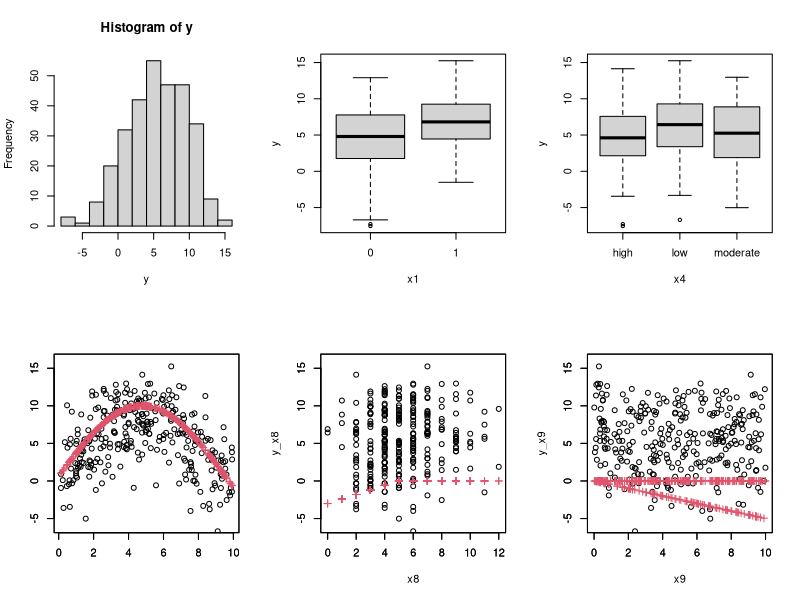

The R source for this figure:
###########################################################################
#
#  Masahiro Ryo and Matthias C. Rillig. 2017. 
#  Statistically-reinforced machine learning for 
#  nonlinear patterns and variable interactions. Ecosphere.
#    Source: https://github.com/masahiroryo/R_Statistically-rainforced-machine-learning
#
###########################################################################
#
# To generate an artifical dataset
#   1. To generate binary, categorical, and numeric variables (predictors)
#   2. To generate a response variable based on the predictors
#
#   INPUT: some numbers specified in section 1.1
#   OUTPUT: "data_example.csv" (This data is used in 'SML_application.R')
#
###########################################################################


###-------------------------------------------------------------------------
### 1. To generate binary, categorical, and numeric variables (predictors)
###-------------------------------------------------------------------------

## 1.1. Settings of data sizes 
  n = 300               # sample size (the study tried 100, 200, 300)
  n.bi = 3              # number of binary predictors
  n.ca = 3              # number of categorical predictors
  n.nu = 10             # number of numeric predictors
  NA_ratio = 0.0       # proportion of NA for each predictors (we did not include NA)
  seed = 1              # number for set.seed for random number generation

## 1.2. binary data generation 
  for(i in c(1:n.bi)){
    set.seed(seed+2*i)  # changing random seed
    p = rnorm(1,mean=0.5,sd=0.1) # a probability for binomial dist.
    set.seed(seed+2*i)  
    eval(parse(text=paste("x",i, " = rbinom(",n,",","1,",p,")",sep=""))) # e.g. x1=rbinom(300,1,0.4)
  }


## 1.3. categorical data generation
  cat.type = list(c("high","moderate","low"),c("A","B","C","D"), 
                  c("c1","c2","c3","c4","c5"))  # representing 3, 4 & 5 classes
  set.seed(seed)
  ca.n = sample(c(1:length(cat.type)),n.ca,replace=T) # selecting ones from the category types
  for(i in c(1:n.ca)){
    c.num = length(cat.type[[ca.n[i]]])
    set.seed(seed+i)  
    weight = rnorm(c.num,mean=1/c.num,sd=0.1/c.num) # random weight generation for selecting each category
    weight = weight/sum(weight)                     # summed weight=1 (e.g., proportion = c(0.2, 0.5, 0.3))
    eval(parse(text=paste("x",i+n.bi,"=sample(cat.type[[ca.n[i]]],n,prob=weight, replace=T)",sep=""))) # taking sample randomly with the determined proportions
    eval(parse(text=paste("x",i+n.bi,"=as.factor(x",i+n.bi, ")",sep="")))
  }


## 1.4. numeric data generation
  prob.dist = c("runif","rnorm","rpois")                  # probability distributional types
  prob.para = c("min=0,max=10","mean=10,sd=3","lambda=5") # parameters for the types
  set.seed(seed)
  nu.type = sample(c(1:length(prob.dist)),n.nu,replace=T) # selecting ones from the prob.dist types
  
  for(i in c(1:n.nu)){
    eval(parse(text=paste("x",i+n.ca+n.bi, "=", prob.dist[nu.type[i]],    #e.g. x8=rpois(300,lambda=5)
                          "(n,",prob.para[nu.type[i]],")", sep="")))    
    eval(parse(text=paste("round(x",i+n.ca+n.bi, ", digits=2)", sep=""))) #e.g. 1.4310798712 -> 1.43   
  }
  


###-------------------------------------------------------------------------
### 2.To generate a response variable based on the predictors
###-------------------------------------------------------------------------

## 2.1. creating individual associations between predictors and a response
# unimodal peak (x7)
  y_x7 = numeric(n)
  y_x7 = 10*cos(pi*(x7-median(x7))/max(x7))

# linear with a threshold (x8)
  y_x8 = numeric(n)
  y_x8[which(x8<=median(x8))] = y_x8[which(x8<=median(x8))] - 0.6*(median(x8)-x8[which(x8<=median(x8))])    

# non-additive 3way interaction (x9|x1,x4)
  y_x9 = numeric(n)
  for(i in c(1:n)){ if((x1[i]==0)&&(x4[i]!="low")){y_x9[i] = y_x9[i] - 0.5*x9[i]} }



## 2.2. combining them, adding an error term, and replacing partial data by NA
# setting the response variable
  y = numeric(n)
  y = y + y_x7+ y_x8 + y_x9
  set.seed(seed)
  y = y + rnorm(n,mean=0,sd=3)

# accomodating all variables into a single data frame
  data = data.frame(matrix(NA, nrow=n,ncol=n.bi+n.ca+n.nu+1))
  data[,1] = y
  col = c("Y")
  for(i in c(1:(n.bi+n.ca+n.nu))){
    eval(parse(text=paste("data[,i+1]=x",i, sep="")))    
    eval(parse(text=paste("col = append(col,'x",i,"')", sep="")))     
  }
  colnames(data)=col # Y, x1, x2, ...

## NA replacement
  for(i in c(1:(n.bi+n.ca+n.nu))){
    set.seed(seed+i)
    row.NA = sample(c(1:n),NA_ratio*n)
    data[row.NA,i+1]= NA    
  }

## 2.2.3. Summary in plots (Fig.2)
  par(mfrow = c(2,3))
  hist(y)
  boxplot(y~x1)
  boxplot(y~x4)
  plot(y~x7, ylim=c(-6,16), ann=F)
  par(new=T); plot(y_x7~x7, pch=3,col=2, ylim=c(-6,16), ann=F)
  plot(y~x8, ylim=c(-6,16), ann=F)
  par(new=T); plot(y_x8~x8, pch=3,col=2, ylim=c(-6,16))
  plot(y~x9, ylim=c(-6,16), ann=F)
  par(new=T); plot(y_x9~x9, pch=3,col=2, ylim=c(-6,16))
  par(mfrow = c(1,1))

  
  write.csv(data,file="data_example.csv", row.names = F)
###-------------------------------------------------------------------------
  
